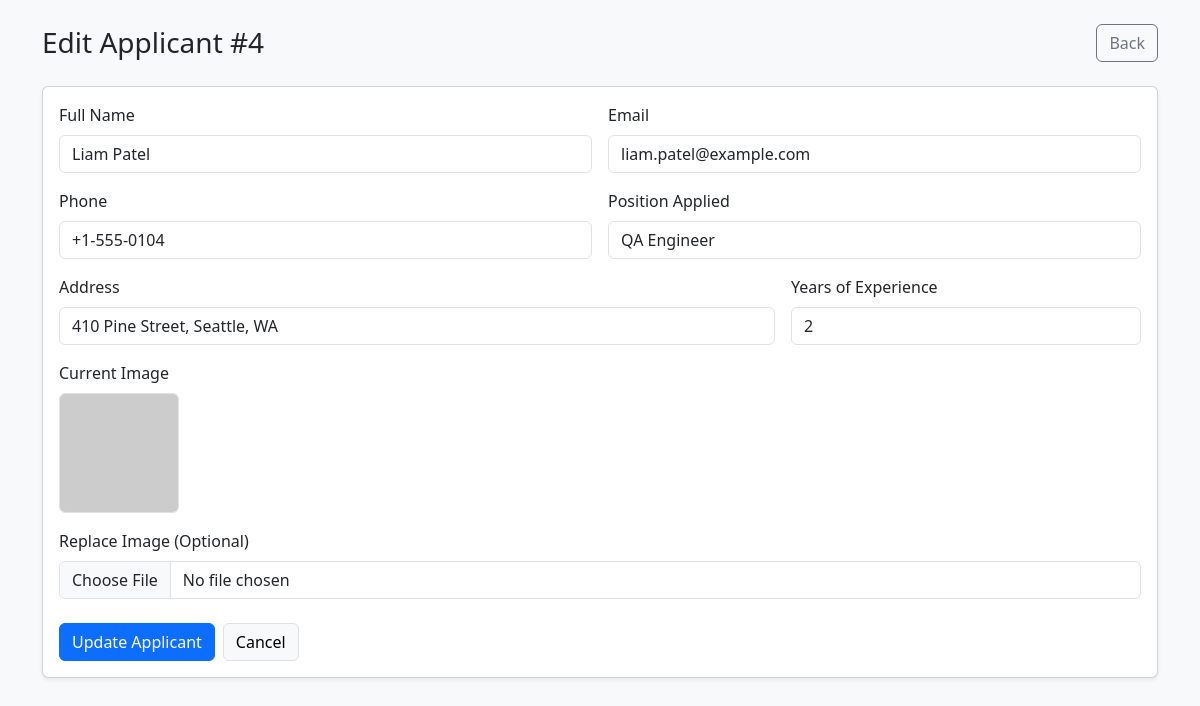
The app's page /edit.php?id=4 with its own data.
### tables this page shows
CREATE TABLE IF NOT EXISTS applicants (
    id BIGINT UNSIGNED NOT NULL AUTO_INCREMENT PRIMARY KEY,
    full_name VARCHAR(120) NOT NULL,
    email VARCHAR(150) NOT NULL,
    phone VARCHAR(30) NOT NULL,
    address VARCHAR(255) NOT NULL,
    position_applied VARCHAR(120) NOT NULL,
    years_experience INT UNSIGNED NOT NULL,
    image_path VARCHAR(255) NOT NULL,
    created_at TIMESTAMP NOT NULL DEFAULT CURRENT_TIMESTAMP,
    updated_at TIMESTAMP NOT NULL DEFAULT CURRENT_TIMESTAMP ON UPDATE CURRENT_TIMESTAMP
);

### functions.php (called while the page is built, shortened)
<?php
function e(string $value): string
{
    return htmlspecialchars($value, ENT_QUOTES, 'UTF-8');
}

### edit.php (the view, shortened to what this page needs)
<?php
require __DIR__ . '/functions.php';
$pdo = getPdo();
$id = isset($_GET['id']) ? (int) $_GET['id'] : 0;
$stmt = $pdo->prepare('SELECT * FROM applicants WHERE id = :id');
$stmt->execute([':id' => $id]);
$applicant = $stmt->fetch();
$errors = $_SESSION['errors'] ?? [];
$old = $_SESSION['old'] ?? [];
$view = [
    'full_name' => (string) ($old['full_name'] ?? $applicant['full_name']),
    'email' => (string) ($old['email'] ?? $applicant['email']),
    'phone' => (string) ($old['phone'] ?? $applicant['phone']),
    'address' => (string) ($old['address'] ?? $applicant['address']),
    'position_applied' => (string) ($old['position_applied'] ?? $applicant['position_applied']),
    'years_experience' => (string) ($old['years_experience'] ?? $applicant['years_experience']),
];
?>
<!doctype html>
<html lang="en">
<head>
    <link href="https://cdn.jsdelivr.net/npm/bootstrap@5.3.3/dist/css/bootstrap.min.css" rel="stylesheet">
</head>
<body class="bg-light">
<div class="container py-4">
    <div class="mb-4 d-flex justify-content-between align-items-center">
        <h1 class="h3 mb-0">Edit Applicant #<?= (int) $applicant['id'] ?></h1>
        <a href="index.php" class="btn btn-outline-secondary">Back</a>
    </div>
    <div class="card shadow-sm">
        <div class="card-body">
            <form action="update.php?id=<?= (int) $applicant['id'] ?>" method="post" enctype="multipart/form-data" novalidate>
                <div class="row g-3">
                    <div class="col-md-6">
                        <label class="form-label">Full Name</label>
                        <input type="text" name="full_name" class="form-control <?= isset($errors['full_name']) ? 'is-invalid' : '' ?>" value="<?= e($view['full_name']) ?>">
                    </div>
                    <div class="col-md-6">
                        <label class="form-label">Email</label>
                        <input type="email" name="email" class="form-control <?= isset($errors['email']) ? 'is-invalid' : '' ?>" value="<?= e($view['email']) ?>">
                    </div>
                    <div class="col-md-6">
                        <label class="form-label">Phone</label>
                        <input type="text" name="phone" class="form-control <?= isset($errors['phone']) ? 'is-invalid' : '' ?>" value="<?= e($view['phone']) ?>">
                    </div>
                    <div class="col-md-6">
                        <label class="form-label">Position Applied</label>
                        <input type="text" name="position_applied" class="form-control <?= isset($errors['position_applied']) ? 'is-invalid' : '' ?>" value="<?= e($view['position_applied']) ?>">
                    </div>
                    <div class="col-md-8">
                        <label class="form-label">Address</label>
                        <input type="text" name="address" class="form-control <?= isset($errors['address']) ? 'is-invalid' : '' ?>" value="<?= e($view['address']) ?>">
                    </div>
                    <div class="col-md-4">
                        <label class="form-label">Years of Experience</label>
                        <input type="number" name="years_experience" min="0" class="form-control <?= isset($errors['years_experience']) ? 'is-invalid' : '' ?>" value="<?= e($view['years_experience']) ?>">
                    </div>
                    <div class="col-12">
                        <label class="form-label d-block">Current Image</label>
                        <img src="<?= e((string) $applicant['image_path']) ?>" alt="Applicant Image" class="rounded border" style="width:120px;height:120px;object-fit:cover;">
                    </div>
                    <div class="col-12">
                        <label class="form-label">Replace Image (Optional)</label>
                        <input type="file" name="image" accept="image/*" class="form-control <?= isset($errors['image']) ? 'is-invalid' : '' ?>">
                    </div>
                </div>
                <div class="mt-4 d-flex gap-2">
                    <button type="submit" class="btn btn-primary">Update Applicant</button>
                    <a href="index.php" class="btn btn-light border">Cancel</a>
                </div>
            </form>
        </div>
    </div>
</div>
</body>
</html>

### records on screen
applicants: id "4", full_name "Liam Patel", email "liam.patel@example.com", phone "+1-555-0104", position_applied "QA Engineer", address "410 Pine Street, Seattle, WA", years_experience "2"
